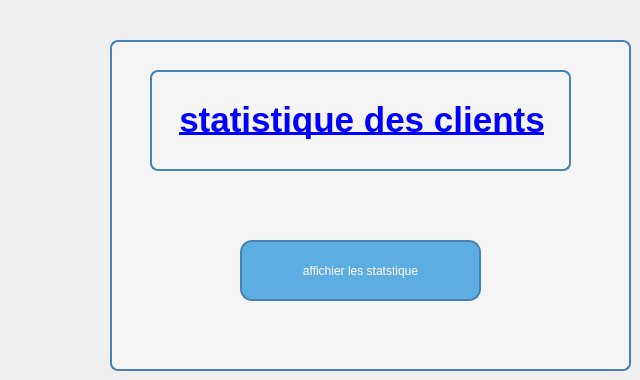
      <widget class="QWidget" name="tab_9">
       <attribute name="title">
        <string>statistique</string>
       </attribute>
       <widget class="QWidget" name="widgetChart" native="true">
        <property name="geometry">
         <rect>
          <x>110</x>
          <y>30</y>
          <width>521</width>
          <height>341</height>
         </rect>
        </property>
        <property name="styleSheet">
         <string notr="true">
	font: 9pt &quot;Segoe UI&quot;;
	font: 900 12pt &quot;Segoe UI&quot;;
    background-color: #f5f5f5;
    border: 2px solid #4682B4;
    border-radius: 8px;
    margin-top: 10px;

</string>
        </property>
        <widget class="QPushButton" name="statistique_age">
         <property name="geometry">
          <rect>
           <x>130</x>
           <y>200</y>
           <width>241</width>
           <height>71</height>
          </rect>
         </property>
         <property name="styleSheet">
          <string notr="true">font: 900 12pt &quot;Segoe UI&quot;;
background-color: #3498db;   /* الأزرق */
    color: white;                /* لون النص */
    border-radius: 12px;         /* الحواف مدوّرة */
    padding: 8px 16px;  
background-color: #5dade2;</string>
         </property>
         <property name="text">
          <string>affichier les statstique</string>
         </property>
        </widget>
        <widget class="QLabel" name="label_8">
         <property name="geometry">
          <rect>
           <x>40</x>
           <y>30</y>
           <width>421</width>
           <height>111</height>
          </rect>
         </property>
         <property name="text">
          <string>&lt;html&gt;&lt;head/&gt;&lt;body&gt;&lt;p align=&quot;center&quot;&gt;&lt;span style=&quot; font-size:26pt; font-weight:700; text-decoration: underline; color:#0000ff;&quot;&gt;statistique des clients&lt;/span&gt;&lt;/p&gt;&lt;/body&gt;&lt;/html&gt;</string>
         </property>
        </widget>
       </widget>
      </widget>
